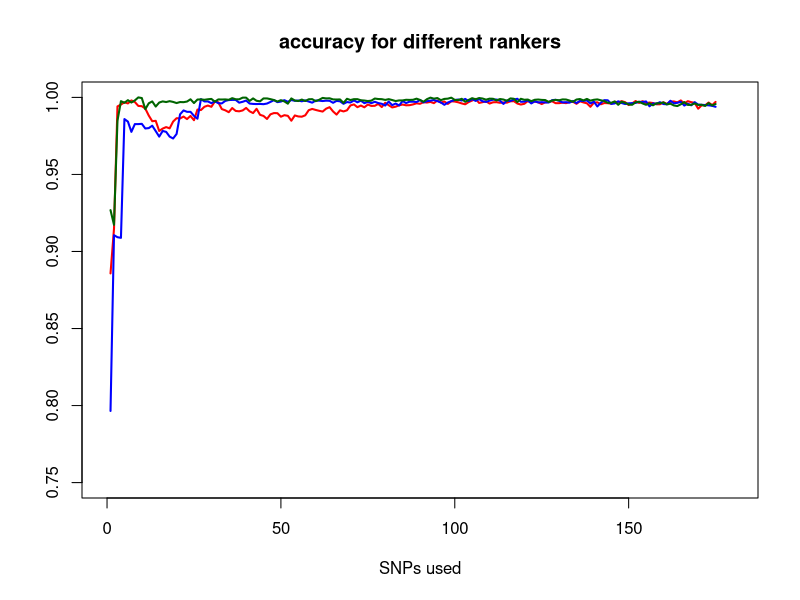

The R script that drew this image:
dat = read.csv('accuracy.csv')

line_width = 2
mycols = c('red', 'blue', 'dark green')
plot(
  x=dat$SNP_used, y=dat$boss, 
  type='l', lwd=line_width,
  main='accuracy for different rankers', xlab='SNPs used', ylab='', col=mycols[1], 
  xlim=c(0,180), ylim=c(0.75, 1))
lines(dat$gwas, col=mycols[2], lwd=line_width)
lines(dat$reliefF, col=mycols[3], lwd=line_width)

legend(
  col=mycols, legend=c('BOSS', 'logit', 'reliefF'), 
  x='bottomright', inset=300, lwd=line_width)

